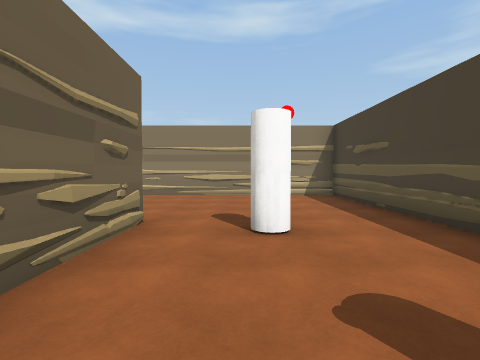
[1] (above)

12 first-person views from a walk through a 3-D level made in the Unity game engine. The camera is 1.5 m above the floor, tilts 2° down and sees 85° across. The floor is counted in squares, 2 m on a side. Each view is taken from the middle of a square. On the plan, view 1 faces up. The plan holds only what a view shows up to about 9 squares ahead; the rest is blank. Some surface patterns are stand-ins.

[2]
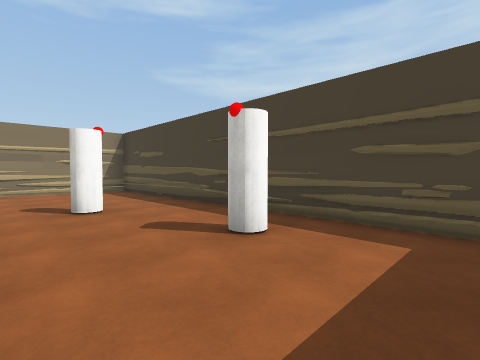

[3]
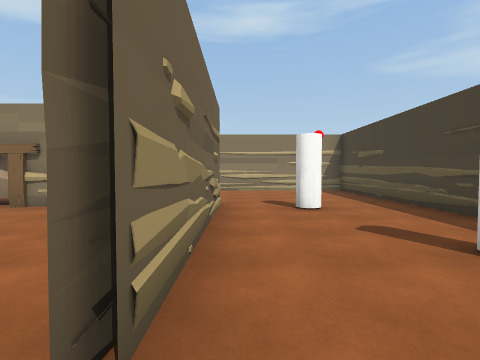

[4]
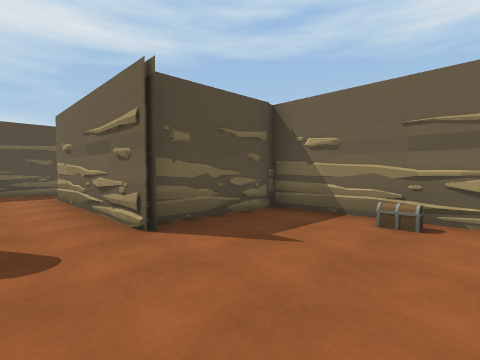

[5]
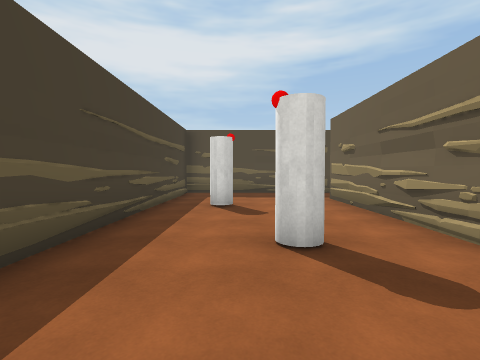

[6]
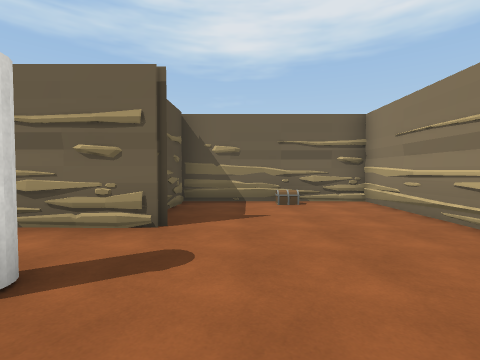

[7]
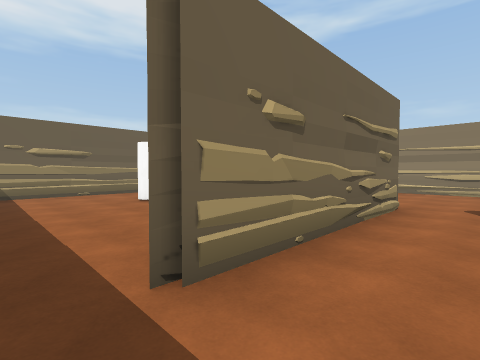

[8]
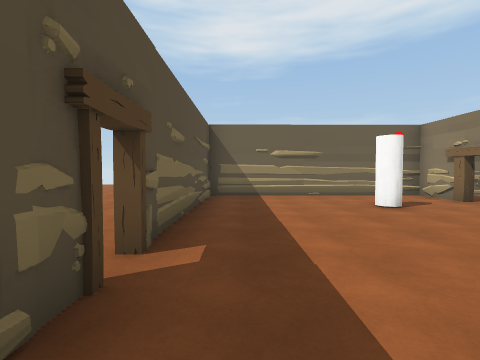

[9]
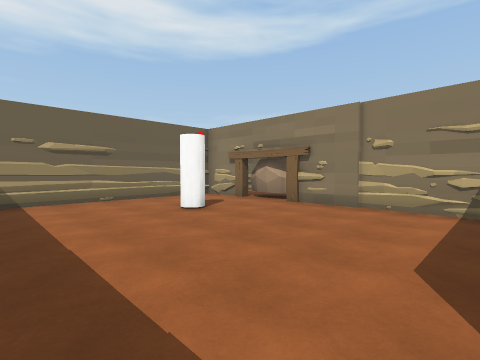

[10]
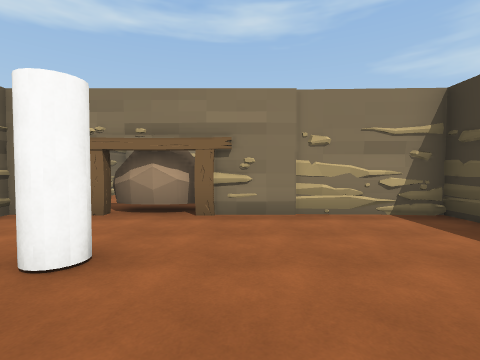

[11]
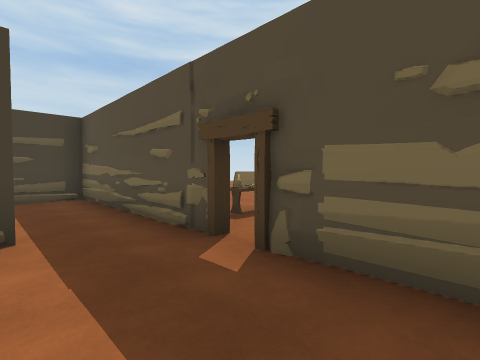

[12]
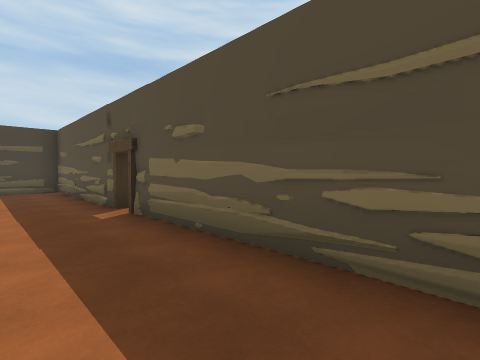

### Floor plan
Points are (right, up) in squares from view 1. A wall is a line through its corners. A room is listed if a view was taken in it or the views show most of it. See-through windows are left out.
Room 1 (views 1, 2, 3, 4, 5, 6, 7, 8, 9)
walls: (-1.5, 4.1) (-1.4, -1.3); (-1.5, 1.6) (-1.4, 1); (-3.3, 3.7) (-2.6, 3.6); (-3.5, 3.5) (-2.2, 3.6); (-4.5, 6.2) (-4.4, 5.6); (-2.3, -3) (-0.9, -2.8); (-2.8, -3) (2.8, -3) (2.9, 8.1) (-4.5, 8.1) (-4.4, 3.6) (-1.8, 3.5)
ways out: opening at (-2, -2) to room 2
objects: chest (-4, 6); other object (0, 3); other object (1, 0)
Room 2 (views 10, 11, 12)
walls: (-7.3, 3.6) (-8.9, 3.7) (-8.9, -2.9) (-3.3, -2.9); (-7.6, 3.5) (-8.6, 3.4); (-2.4, 3.4) (-3.2, 3.5); (-2.3, 3.5) (-5.4, 3.4); (-1.5, 2.7) (-1.5, 3.4) (-5.6, 3.6); (-4.9, -2.8) (-3.4, -3); (-2.6, -3) (-2.1, -2.9); (-8.9, 7.5) (-8.9, 6.9)
low walls: (-4, -3) (-3.4, -2.9)
ways out: opening at (-2, -2) to room 1; opening at (-3, -3)
objects: other object (-7, 4) to (-6, 4); other object (-6, 1)

Where each view was taken, in squares from view 1:
view 1: 0 up, 0 right, facing up
view 2: 2 down, 1 left, facing up-right
view 3: 2 down, 1 left, facing up
view 4: 7 up, 0 right, facing down-left
view 5: 6 up, 1 right, facing down
view 6: 5 up, 2 right, facing left
view 7: 2 down, 0 right, facing up-left
view 8: 2 down, 1 left, facing left
view 9: 2 down, 2 left, facing up-left
view 10: 1 down, 5 left, facing up
view 11: 1 down, 5 left, facing down-right
view 12: 1 down, 8 left, facing down-right
